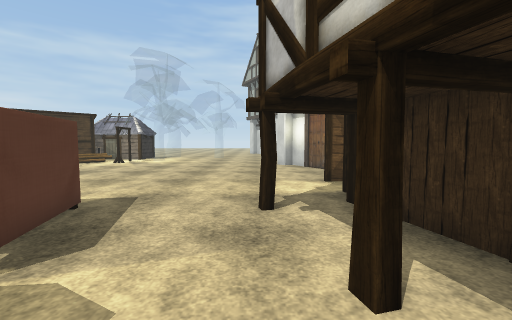
[1] (above)

24 first-person views from a walk through a scene from a Unity 3-D project. The camera is 1.3 m above the floor, tilts 4° down and sees 90° across. The floor is counted in squares, 1 m on a side. Each view is taken from the middle of a square. On the plan, view 1 faces up. The plan holds only what a view shows up to about 13 squares ahead; the rest is blank. The place goes on beyond the plan. Some surface patterns are stand-ins.

[2]
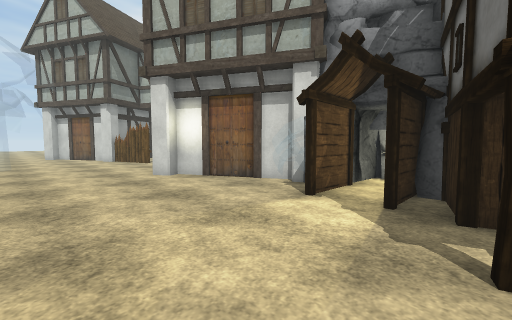

[3]
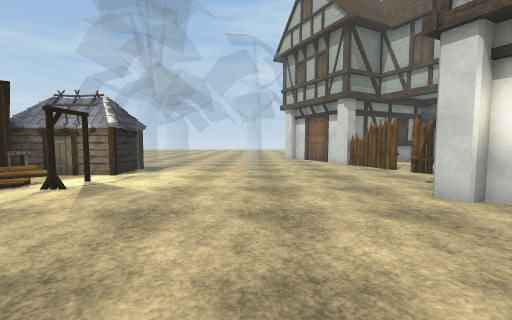

[4]
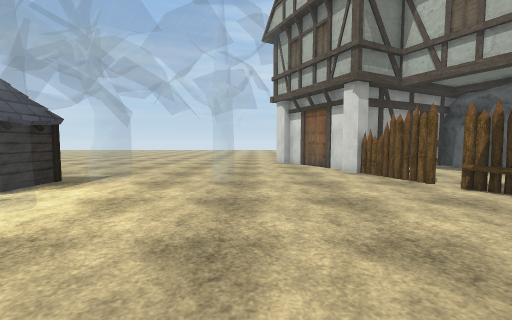

[5]
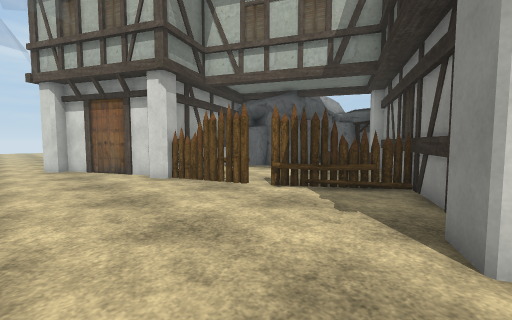

[6]
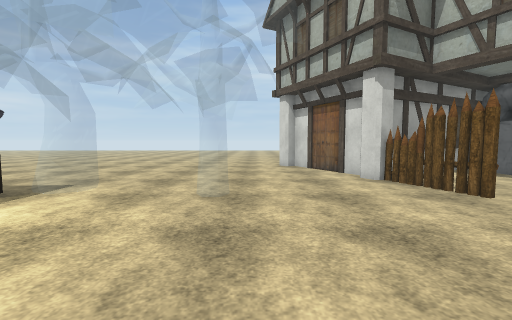

[7]
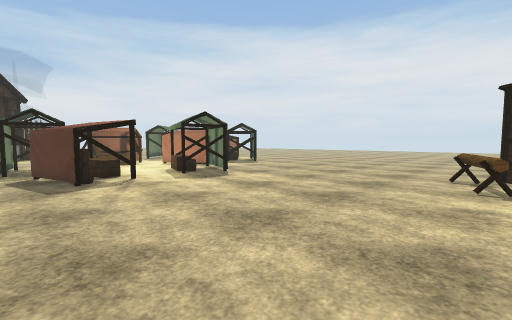

[8]
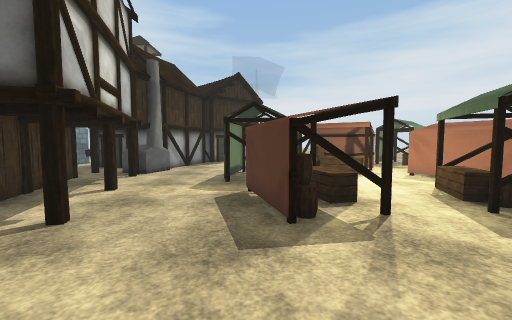

[9]
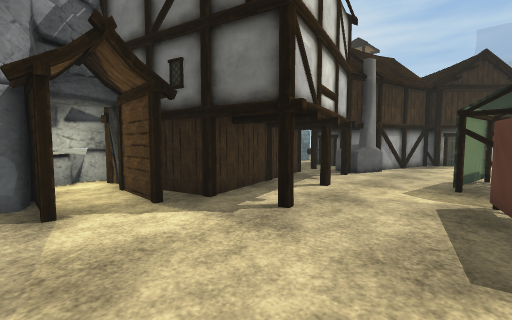

[10]
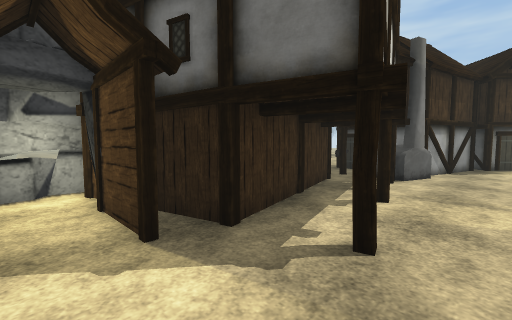

[11]
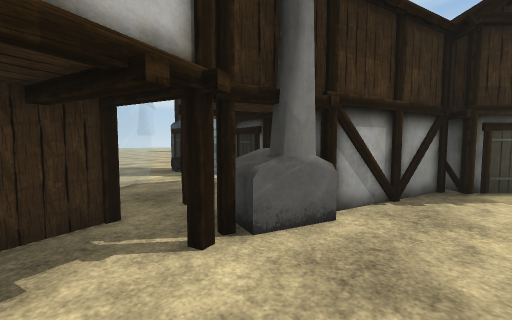

[12]
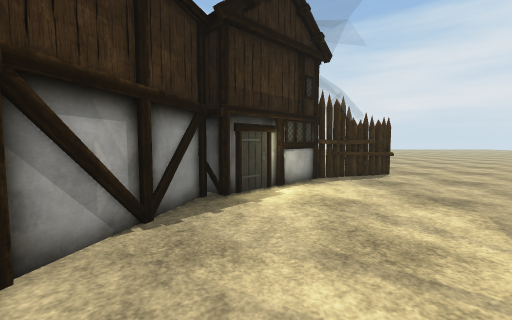

[13]
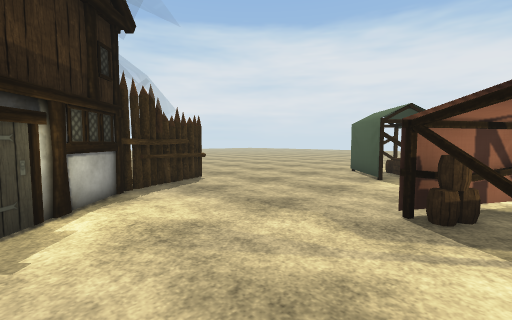

[14]
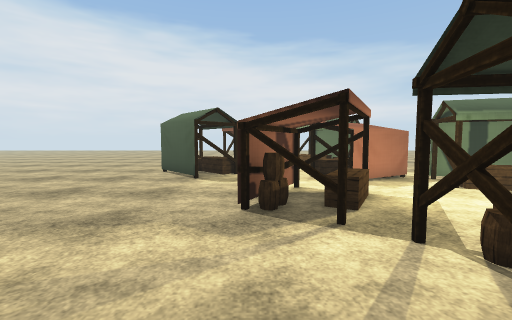

[15]
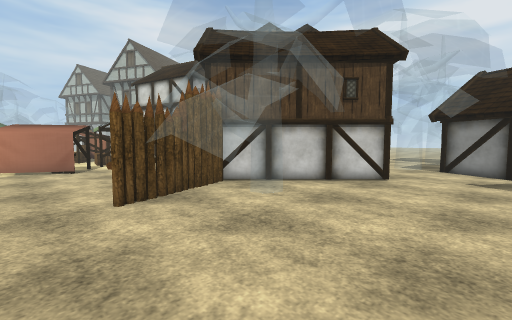

[16]
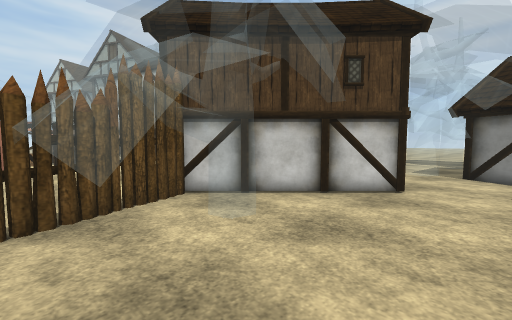

[17]
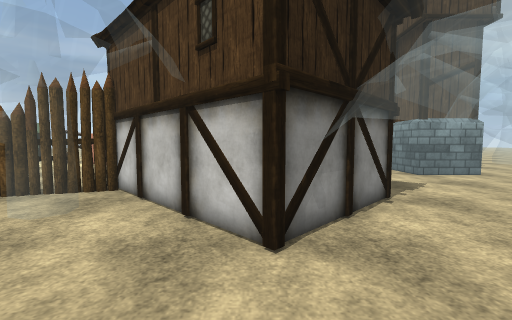

[18]
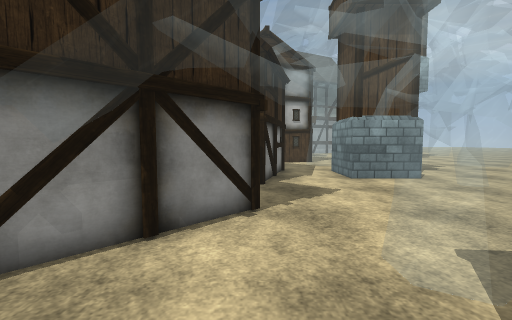

[19]
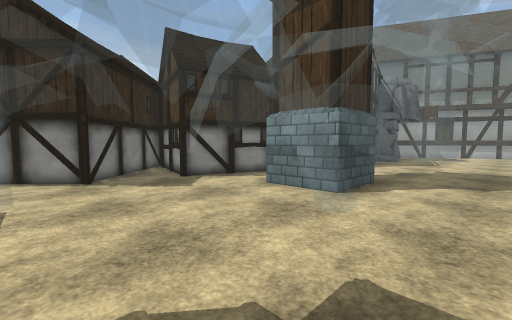

[20]
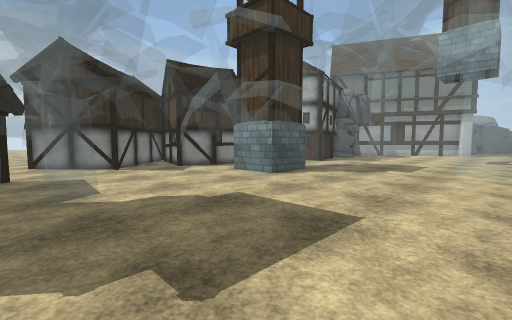

[21]
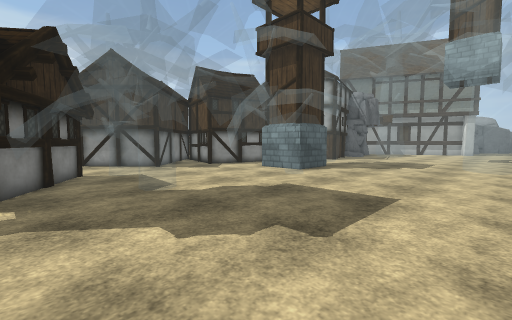

[22]
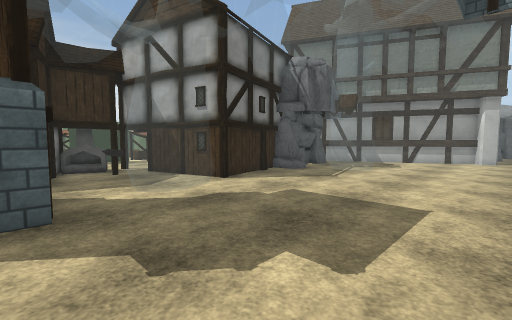

[23]
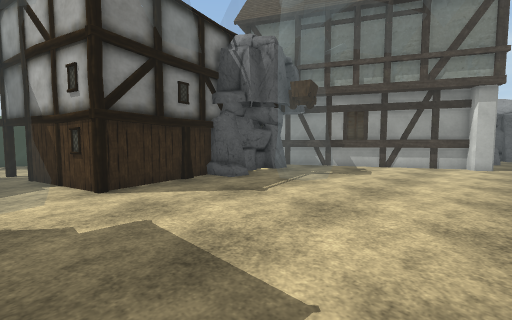

[24]
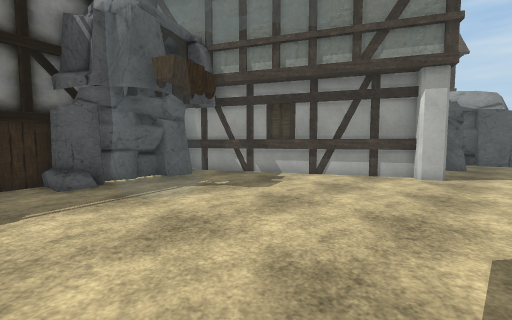

### Floor plan
Key: @ floor where view 1 was taken; # wall or solid block; . floor; = window, fence, low wall or low ledge; T thing the floor can be seen under or through; H house; W tower; O other object.
Columns run from 9 left of view 1 to 17 right of it. Each row starts with its distance up from view 1.
 32        ..
 31        ..
 30        ..
 29        ..##
 28 ..........#
 27 ..........##    ##
 26 ...........#  ####
 25 ...........###  .##
 24 ...........#O  .. #
 23 ............O ...
 22    ...=.....O....
 21    ...=.....OO...  O    ..
 20 ##..=........O...  OO  O..
 19 #...... .....OO... ##  O..
 18 #.=...........OO###    ...
 17 ...............##      ...
 16 . ...........###       ...
 15 ...........#          ##..
 14 ...........##       ####..
 13 ............#     ###.....
 12 ............##  ###.......
 11 .............####.........
 10 ............  ##..........
  9 ...........O  ##O.........
  8 ................O.  ......
  7 ...........OOOOOO=# ......
  6 ............####O.==......
  5 ##..##...#.##  OO........
  4 ##...##.....#  ##.........
  3 ##..###.....#   #........
  2 ##..###...#.#   #..........
  1 ....  ##....#####..........
  0 .....  #.@...#### .........
 -1 #....T #...O....  =...... =
 -2 .###.TT#..OOO#..=#=......=#
 -3 .####.....OO..... .......==
 -4 ..##......O OO#.. #........
 -5 ..........O   O..# W.......
 -6 ..........O   O..  W ......
 -7 .........HOO O...WWW.......
 -8 ........HHHOOO... .  ......
 -9 .......H  HH..... . .......
-10 .....#HH   HH..............
-11 ...O ####   ##....  .......
-12 ...  ==.#    .............
-13 ...    .. H    =..........
-14 .... .....H  .==...=.......
-15  ........... .##...=.......
-16   ............####   .....
-17  . ..........##  ##  .... .

Positions as (right, up) in squares from view 1, and headings:
1: (0, 0), facing up
2: (-3, 5), facing up-right
3: (-3, 9), facing up
4: (-2, 13), facing up
5: (-2, 15), facing up-right
6: (-2, 15), facing up
7: (-2, 14), facing down-left
8: (-3, 9), facing down
9: (-3, 9), facing down-right
10: (-1, 8), facing down-right
11: (-1, 1), facing down-right
12: (-1, -1), facing down
13: (-1, -3), facing down-left
14: (-1, -4), facing left
15: (-8, -17), facing up-right
16: (-6, -16), facing up-right
17: (1, -17), facing up
18: (4, -16), facing up
19: (13, -13), facing up-left
20: (17, -15), facing up-left
21: (17, -17), facing up-left
22: (15, -5), facing up-left
23: (15, -1), facing up-left
24: (16, 4), facing up-left
